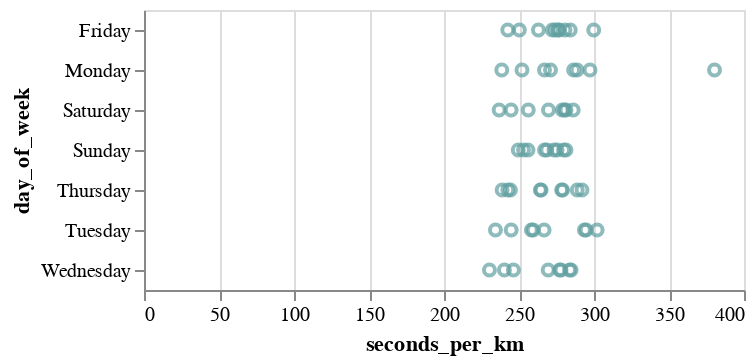

The code cell stored with this chart in its notebook:
### Code cell
alt.Chart(df).mark_point(color='#5f9ea0').encode(
    x='seconds_per_km',
    y='day_of_week'
)

### Figure 1 — Vega-Lite specification as saved in the notebook (floating-point values rounded to 4 significant figures)
{"$schema": "https://vega.github.io/schema/vega-lite/v5.17.0.json", "config": {"view": {"continuousHeight": 300, "continuousWidth": 300}}, "data": {"name": "data-b5e90de4fab0477a6d479abe6d38b620"}, "datasets": {"data-b5e90de4fab0477a6d479abe6d38b620": [{"avgPace(/meter)": 0.3787, "calories(kcal)": 71, "date": "2022-01-10 20:39", "day_of_week": "Monday", "distance(m)": 1191, "distance_rounded": 1, "maxPace(/meter)": 7.246, "minPace(/meter)": 0.2501, "seconds_per_km": 380.4, "speed_per_km": "06:20.35", "sportTime(s)": 453, "startTime": "2022-01-10T13:39:17+00:00", "type": 1}, {"avgPace(/meter)": 0.2878, "calories(kcal)": 60, "date": "2022-01-13 16:23", "day_of_week": "Thursday", "distance(m)": 1004, "distance_rounded": 1, "maxPace(/meter)": 2.342, "minPace(/meter)": 0.1982, "seconds_per_km": 288.8, "speed_per_km": "04:48.84", "sportTime(s)": 290, "startTime": "2022-01-13T09:23:16+00:00", "type": 1}, {"avgPace(/meter)": 0.2637, "calories(kcal)": 39, "date": "2022-02-03 17:41", "day_of_week": "Thursday", "distance(m)": 1001, "distance_rounded": 1, "maxPace(/meter)": 0.609, "minPace(/meter)": 0.1993, "seconds_per_km": 264.7, "speed_per_km": "04:24.74", "sportTime(s)": 265, "startTime": "2022-02-03T10:41:12+00:00", "type": 1}, {"avgPace(/meter)": 0.2803, "calories(kcal)": 50, "date": "2022-02-05 18:46", "day_of_week": "Saturday", "distance(m)": 1006, "distance_rounded": 1, "maxPace(/meter)": 0.6911, "minPace(/meter)": 0.229, "seconds_per_km": 281.3, "speed_per_km": "04:41.31", "sportTime(s)": 283, "startTime": "2022-02-05T11:46:47+00:00", "type": 1}, {"avgPace(/meter)": 0.2675, "calories(kcal)": 34, "date": "2022-02-06 18:36", "day_of_week": "Sunday", "distance(m)": 1013, "distance_rounded": 1, "maxPace(/meter)": 0.6361, "minPace(/meter)": 0.2325, "seconds_per_km": 268.5, "speed_per_km": "04:28.51", "sportTime(s)": 272, "startTime": "2022-02-06T11:36:48+00:00", "type": 1}, {"avgPace(/meter)": 0.26, "calories(kcal)": 39, "date": "2022-02-11 18:49", "day_of_week": "Friday", "distance(m)": 1004, "distance_rounded": 1, "maxPace(/meter)": 0.788, "minPace(/meter)": 0.198, "seconds_per_km": 262.9, "speed_per_km": "04:22.95", "sportTime(s)": 264, "startTime": "2022-02-11T11:49:54+00:00", "type": 1}, {"avgPace(/meter)": 0.2552, "calories(kcal)": 44, "date": "2022-02-12 18:25", "day_of_week": "Saturday", "distance(m)": 1011, "distance_rounded": 1, "maxPace(/meter)": 0.5571, "minPace(/meter)": 0.1928, "seconds_per_km": 256.2, "speed_per_km": "04:16.18", "sportTime(s)": 259, "startTime": "2022-02-12T11:25:02+00:00", "type": 1}, {"avgPace(/meter)": 0.255, "calories(kcal)": 37, "date": "2022-02-13 18:09", "day_of_week": "Sunday", "distance(m)": 1000, "distance_rounded": 1, "maxPace(/meter)": 0.576, "minPace(/meter)": 0.194, "seconds_per_km": 256, "speed_per_km": "04:16.00", "sportTime(s)": 256, "startTime": "2022-02-13T11:09:12+00:00", "type": 1}, {"avgPace(/meter)": 0.2854, "calories(kcal)": 43, "date": "2022-02-14 18:50", "day_of_week": "Monday", "distance(m)": 1002, "distance_rounded": 1, "maxPace(/meter)": 0.7446, "minPace(/meter)": 0.2587, "seconds_per_km": 286.4, "speed_per_km": "04:46.43", "sportTime(s)": 287, "startTime": "2022-02-14T11:50:09+00:00", "type": 1}, {"avgPace(/meter)": 0.2827, "calories(kcal)": 60, "date": "2022-02-16 18:12", "day_of_week": "Wednesday", "distance(m)": 1001, "distance_rounded": 1, "maxPace(/meter)": 2.165, "minPace(/meter)": 0.1834, "seconds_per_km": 283.7, "speed_per_km": "04:43.72", "sportTime(s)": 284, "startTime": "2022-02-16T11:12:40+00:00", "type": 1}, {"avgPace(/meter)": 0.2793, "calories(kcal)": 55, "date": "2022-03-05 07:10", "day_of_week": "Saturday", "distance(m)": 1006, "distance_rounded": 1, "maxPace(/meter)": 0.6154, "minPace(/meter)": 0.2083, "seconds_per_km": 280.3, "speed_per_km": "04:40.32", "sportTime(s)": 282, "startTime": "2022-03-05T00:10:22+00:00", "type": 1}, {"avgPace(/meter)": 0.2796, "calories(kcal)": 47, "date": "2022-03-18 18:26", "day_of_week": "Friday", "distance(m)": 1005, "distance_rounded": 1, "maxPace(/meter)": 0.8749, "minPace(/meter)": 0.2372, "seconds_per_km": 280.6, "speed_per_km": "04:40.60", "sportTime(s)": 282, "startTime": "2022-03-18T11:26:11+00:00", "type": 1}, {"avgPace(/meter)": 0.2964, "calories(kcal)": 57, "date": "2022-03-28 18:45", "day_of_week": "Monday", "distance(m)": 1046, "distance_rounded": 1, "maxPace(/meter)": 0.639, "minPace(/meter)": 0.2149, "seconds_per_km": 297.3, "speed_per_km": "04:57.32", "sportTime(s)": 311, "startTime": "2022-03-28T11:45:13+00:00", "type": 1}, {"avgPace(/meter)": 0.3011, "calories(kcal)": 57, "date": "2022-03-29 19:02", "day_of_week": "Tuesday", "distance(m)": 1003, "distance_rounded": 1, "maxPace(/meter)": 0.6835, "minPace(/meter)": 0.2301, "seconds_per_km": 302.1, "speed_per_km": "05:2.09", "sportTime(s)": 303, "startTime": "2022-03-29T12:02:25+00:00", "type": 1}, {"avgPace(/meter)": 0.2837, "calories(kcal)": 49, "date": "2022-03-30 18:52", "day_of_week": "Wednesday", "distance(m)": 1001, "distance_rounded": 1, "maxPace(/meter)": 0.4753, "minPace(/meter)": 0.1658, "seconds_per_km": 284.7, "speed_per_km": "04:44.72", "sportTime(s)": 285, "startTime": "2022-03-30T11:52:16+00:00", "type": 1}, {"avgPace(/meter)": 0.27, "calories(kcal)": 48, "date": "2022-04-04 17:57", "day_of_week": "Monday", "distance(m)": 1000, "distance_rounded": 1, "maxPace(/meter)": 0.7117, "minPace(/meter)": 0.2248, "seconds_per_km": 271, "speed_per_km": "04:31.00", "sportTime(s)": 271, "startTime": "2022-04-04T10:57:56+00:00", "type": 1}, {"avgPace(/meter)": 0.273, "calories(kcal)": 51, "date": "2022-04-08 18:39", "day_of_week": "Friday", "distance(m)": 1000, "distance_rounded": 1, "maxPace(/meter)": 0.6707, "minPace(/meter)": 0.2315, "seconds_per_km": 274, "speed_per_km": "04:34.00", "sportTime(s)": 274, "startTime": "2022-04-08T11:39:28+00:00", "type": 1}, {"avgPace(/meter)": 0.2744, "calories(kcal)": 45, "date": "2022-04-10 18:41", "day_of_week": "Sunday", "distance(m)": 1006, "distance_rounded": 1, "maxPace(/meter)": 0.6873, "minPace(/meter)": 0.2137, "seconds_per_km": 275.3, "speed_per_km": "04:35.35", "sportTime(s)": 277, "startTime": "2022-04-10T11:41:58+00:00", "type": 1}, {"avgPace(/meter)": 0.277, "calories(kcal)": 44, "date": "2022-04-13 17:48", "day_of_week": "Wednesday", "distance(m)": 1000, "distance_rounded": 1, "maxPace(/meter)": 0.7634, "minPace(/meter)": 0.2038, "seconds_per_km": 278, "speed_per_km": "04:38.00", "sportTime(s)": 278, "startTime": "2022-04-13T10:48:11+00:00", "type": 1}, {"avgPace(/meter)": 0.2756, "calories(kcal)": 39, "date": "2022-04-15 16:54", "day_of_week": "Friday", "distance(m)": 1005, "distance_rounded": 1, "maxPace(/meter)": 0.7968, "minPace(/meter)": 0.244, "seconds_per_km": 276.6, "speed_per_km": "04:36.62", "sportTime(s)": 278, "startTime": "2022-04-15T09:54:21+00:00", "type": 1}, {"avgPace(/meter)": 0.2939, "calories(kcal)": 62, "date": "2022-04-26 18:40", "day_of_week": "Tuesday", "distance(m)": 1201, "distance_rounded": 1, "maxPace(/meter)": 1.115, "minPace(/meter)": 0.1997, "seconds_per_km": 294.8, "speed_per_km": "04:54.75", "sportTime(s)": 354, "startTime": "2022-04-26T11:40:21+00:00", "type": 1}, {"avgPace(/meter)": 0.2685, "calories(kcal)": 48, "date": "2022-04-27 18:31", "day_of_week": "Wednesday", "distance(m)": 1002, "distance_rounded": 1, "maxPace(/meter)": 0.6803, "minPace(/meter)": 0.2187, "seconds_per_km": 269.5, "speed_per_km": "04:29.46", "sportTime(s)": 270, "startTime": "2022-04-27T11:31:56+00:00", "type": 1}, {"avgPace(/meter)": 0.2774, "calories(kcal)": 50, "date": "2022-04-28 17:37", "day_of_week": "Thursday", "distance(m)": 1002, "distance_rounded": 1, "maxPace(/meter)": 0.8052, "minPace(/meter)": 0.221, "seconds_per_km": 278.4, "speed_per_km": "04:38.44", "sportTime(s)": 279, "startTime": "2022-04-28T10:37:51+00:00", "type": 1}, {"avgPace(/meter)": 0.2974, "calories(kcal)": 89, "date": "2022-04-29 18:01", "day_of_week": "Friday", "distance(m)": 1651, "distance_rounded": 1, "maxPace(/meter)": 1.217, "minPace(/meter)": 0.2073, "seconds_per_km": 299.8, "speed_per_km": "04:59.82", "sportTime(s)": 495, "startTime": "2022-04-29T11:01:29+00:00", "type": 1}, {"avgPace(/meter)": 0.2803, "calories(kcal)": 41, "date": "2022-05-01 16:48", "day_of_week": "Sunday", "distance(m)": 1006, "distance_rounded": 1, "maxPace(/meter)": 0.8224, "minPace(/meter)": 0.2239, "seconds_per_km": 281.3, "speed_per_km": "04:41.31", "sportTime(s)": 283, "startTime": "2022-05-01T09:48:50+00:00", "type": 1}, {"avgPace(/meter)": 0.2761, "calories(kcal)": 42, "date": "2022-05-04 18:52", "day_of_week": "Wednesday", "distance(m)": 1007, "distance_rounded": 1, "maxPace(/meter)": 0.6135, "minPace(/meter)": 0.2112, "seconds_per_km": 277.1, "speed_per_km": "04:37.06", "sportTime(s)": 279, "startTime": "2022-05-04T11:52:29+00:00", "type": 1}, {"avgPace(/meter)": 0.291, "calories(kcal)": 52, "date": "2022-05-05 18:15", "day_of_week": "Thursday", "distance(m)": 1000, "distance_rounded": 1, "maxPace(/meter)": 0.7042, "minPace(/meter)": 0.216, "seconds_per_km": 292, "speed_per_km": "04:52.00", "sportTime(s)": 292, "startTime": "2022-05-05T11:15:38+00:00", "type": 1}, {"avgPace(/meter)": 0.2712, "calories(kcal)": 47, "date": "2022-05-06 17:16", "day_of_week": "Friday", "distance(m)": 1003, "distance_rounded": 1, "maxPace(/meter)": 0.7022, "minPace(/meter)": 0.2276, "seconds_per_km": 272.2, "speed_per_km": "04:32.18", "sportTime(s)": 273, "startTime": "2022-05-06T10:16:48+00:00", "type": 1}, {"avgPace(/meter)": 0.278, "calories(kcal)": 52, "date": "2022-05-07 16:47", "day_of_week": "Saturday", "distance(m)": 1040, "distance_rounded": 1, "maxPace(/meter)": 212, "minPace(/meter)": 0.2129, "seconds_per_km": 278.8, "speed_per_km": "04:38.85", "sportTime(s)": 290, "startTime": "2022-05-07T09:47:30+00:00", "type": 1}, {"avgPace(/meter)": 0.279, "calories(kcal)": 56, "date": "2022-05-08 18:24", "day_of_week": "Sunday", "distance(m)": 1026, "distance_rounded": 1, "maxPace(/meter)": 225, "minPace(/meter)": 0.2221, "seconds_per_km": 279.7, "speed_per_km": "04:39.73", "sportTime(s)": 287, "startTime": "2022-05-08T11:24:19+00:00", "type": 1}, {"avgPace(/meter)": 0.278, "calories(kcal)": 59, "date": "2022-05-12 18:36", "day_of_week": "Thursday", "distance(m)": 1007, "distance_rounded": 1, "maxPace(/meter)": 178, "minPace(/meter)": 0.1781, "seconds_per_km": 279.0, "speed_per_km": "04:39.05", "sportTime(s)": 281, "startTime": "2022-05-12T11:36:50+00:00", "type": 1}, {"avgPace(/meter)": 0.283, "calories(kcal)": 55, "date": "2022-05-13 18:36", "day_of_week": "Friday", "distance(m)": 1024, "distance_rounded": 1, "maxPace(/meter)": 201, "minPace(/meter)": 0.2015, "seconds_per_km": 284.2, "speed_per_km": "04:44.18", "sportTime(s)": 291, "startTime": "2022-05-13T11:36:23+00:00", "type": 1}, {"avgPace(/meter)": 0.273, "calories(kcal)": 51, "date": "2022-05-15 18:36", "day_of_week": "Sunday", "distance(m)": 1028, "distance_rounded": 1, "maxPace(/meter)": 197, "minPace(/meter)": 0.1974, "seconds_per_km": 273.3, "speed_per_km": "04:33.35", "sportTime(s)": 281, "startTime": "2022-05-15T11:36:24+00:00", "type": 1}, {"avgPace(/meter)": 0.288, "calories(kcal)": 63, "date": "2022-05-16 18:31", "day_of_week": "Monday", "distance(m)": 1046, "distance_rounded": 1, "maxPace(/meter)": 210, "minPace(/meter)": 0.2106, "seconds_per_km": 288.7, "speed_per_km": "04:48.72", "sportTime(s)": 302, "startTime": "2022-05-16T11:31:34+00:00", "type": 1}, {"avgPace(/meter)": 0.293, "calories(kcal)": 63, "date": "2022-05-17 18:15", "day_of_week": "Tuesday", "distance(m)": 1049, "distance_rounded": 1, "maxPace(/meter)": 237, "minPace(/meter)": 0.2227, "seconds_per_km": 293.6, "speed_per_km": "04:53.61", "sportTime(s)": 308, "startTime": "2022-05-17T11:15:00+00:00", "type": 1}, {"avgPace(/meter)": 0.2841, "calories(kcal)": 50.03, "date": "2022-05-21 20:48", "day_of_week": "Saturday", "distance(m)": 1003, "distance_rounded": 1, "maxPace(/meter)": 0.6219, "minPace(/meter)": 0.2232, "seconds_per_km": 286.1, "speed_per_km": "04:46.14", "sportTime(s)": 287, "startTime": "2022-05-21T13:48:24+00:00", "type": 1}, {"avgPace(/meter)": 0.265, "calories(kcal)": 44.08, "date": "2022-05-22 17:22", "day_of_week": "Sunday", "distance(m)": 1000, "distance_rounded": 1, "maxPace(/meter)": 0.815, "minPace(/meter)": 0.2136, "seconds_per_km": 267, "speed_per_km": "04:27.00", "sportTime(s)": 267, "startTime": "2022-05-22T10:22:47+00:00", "type": 1}, {"avgPace(/meter)": 0.265, "calories(kcal)": 50.33, "date": "2022-05-23 18:46", "day_of_week": "Monday", "distance(m)": 1000, "distance_rounded": 1, "maxPace(/meter)": 0.668, "minPace(/meter)": 0.2187, "seconds_per_km": 267, "speed_per_km": "04:27.00", "sportTime(s)": 267, "startTime": "2022-05-23T11:46:59+00:00", "type": 1}, {"avgPace(/meter)": 0.2647, "calories(kcal)": 44.15, "date": "2022-05-24 18:54", "day_of_week": "Tuesday", "distance(m)": 1001, "distance_rounded": 1, "maxPace(/meter)": 0.9251, "minPace(/meter)": 0.2227, "seconds_per_km": 266.7, "speed_per_km": "04:26.73", "sportTime(s)": 267, "startTime": "2022-05-24T11:54:01+00:00", "type": 1}, {"avgPace(/meter)": 0.2353, "calories(kcal)": 40.81, "date": "2022-05-25 17:56", "day_of_week": "Wednesday", "distance(m)": 1003, "distance_rounded": 1, "maxPace(/meter)": 0.9066, "minPace(/meter)": 0.1197, "seconds_per_km": 240.3, "speed_per_km": "04:0.28", "sportTime(s)": 241, "startTime": "2022-05-25T10:56:04+00:00", "type": 1}, {"avgPace(/meter)": 0.2622, "calories(kcal)": 53.12, "date": "2022-05-26 17:17", "day_of_week": "Thursday", "distance(m)": 1003, "distance_rounded": 1, "maxPace(/meter)": 0.558, "minPace(/meter)": 0.1968, "seconds_per_km": 264.2, "speed_per_km": "04:24.21", "sportTime(s)": 265, "startTime": "2022-05-26T10:17:38+00:00", "type": 1}, {"avgPace(/meter)": 0.2742, "calories(kcal)": 43.04, "date": "2022-05-27 18:35", "day_of_week": "Friday", "distance(m)": 1003, "distance_rounded": 1, "maxPace(/meter)": 0.757, "minPace(/meter)": 0.2449, "seconds_per_km": 276.2, "speed_per_km": "04:36.17", "sportTime(s)": 277, "startTime": "2022-05-27T11:35:19+00:00", "type": 1}, {"avgPace(/meter)": 0.2677, "calories(kcal)": 51.33, "date": "2022-05-28 17:39", "day_of_week": "Saturday", "distance(m)": 1005, "distance_rounded": 1, "maxPace(/meter)": 0.6452, "minPace(/meter)": 0.2224, "seconds_per_km": 269.7, "speed_per_km": "04:29.65", "sportTime(s)": 271, "startTime": "2022-05-28T10:39:29+00:00", "type": 1}, {"avgPace(/meter)": 0.251, "calories(kcal)": 41, "date": "2022-05-29 18:19", "day_of_week": "Sunday", "distance(m)": 1000, "distance_rounded": 1, "maxPace(/meter)": 0.4274, "minPace(/meter)": 0.1839, "seconds_per_km": 253, "speed_per_km": "04:13.00", "sportTime(s)": 253, "startTime": "2022-05-29T11:19:12+00:00", "type": 1}, {"avgPace(/meter)": 0.25, "calories(kcal)": 48.92, "date": "2022-05-30 18:55", "day_of_week": "Monday", "distance(m)": 1004, "distance_rounded": 1, "maxPace(/meter)": 0.4058, "minPace(/meter)": 0.1746, "seconds_per_km": 252.0, "speed_per_km": "04:11.99", "sportTime(s)": 253, "startTime": "2022-05-30T11:55:16+00:00", "type": 1}, {"avgPace(/meter)": 0.2575, "calories(kcal)": 49.91, "date": "2022-05-31 18:42", "day_of_week": "Tuesday", "distance(m)": 1006, "distance_rounded": 1, "maxPace(/meter)": 0.5513, "minPace(/meter)": 0.203, "seconds_per_km": 259.4, "speed_per_km": "04:19.44", "sportTime(s)": 261, "startTime": "2022-05-31T11:42:33+00:00", "type": 1}, {"avgPace(/meter)": 0.2483, "calories(kcal)": 45.2, "date": "2022-06-03 18:03", "day_of_week": "Friday", "distance(m)": 1003, "distance_rounded": 1, "maxPace(/meter)": 0.8258, "minPace(/meter)": 0.1627, "seconds_per_km": 250.2, "speed_per_km": "04:10.25", "sportTime(s)": 251, "startTime": "2022-06-03T11:03:24+00:00", "type": 1}, {"avgPace(/meter)": 0.2428, "calories(kcal)": 51.81, "date": "2022-06-04 18:38", "day_of_week": "Saturday", "distance(m)": 1001, "distance_rounded": 1, "maxPace(/meter)": 0.5981, "minPace(/meter)": 0.2102, "seconds_per_km": 244.8, "speed_per_km": "04:4.76", "sportTime(s)": 245, "startTime": "2022-06-04T11:38:21+00:00", "type": 1}, {"avgPace(/meter)": 0.2348, "calories(kcal)": 30.82, "date": "2022-06-11 17:38", "day_of_week": "Saturday", "distance(m)": 1001, "distance_rounded": 1, "maxPace(/meter)": 0.5176, "minPace(/meter)": 0.1971, "seconds_per_km": 236.8, "speed_per_km": "03:56.76", "sportTime(s)": 237, "startTime": "2022-06-11T10:38:27+00:00", "type": 1}, {"avgPace(/meter)": 0.2475, "calories(kcal)": 51.79, "date": "2022-06-12 17:47", "day_of_week": "Sunday", "distance(m)": 1006, "distance_rounded": 1, "maxPace(/meter)": 0.6472, "minPace(/meter)": 0.2005, "seconds_per_km": 249.5, "speed_per_km": "04:9.50", "sportTime(s)": 251, "startTime": "2022-06-12T10:47:29+00:00", "type": 1}, {"avgPace(/meter)": 0.2562, "calories(kcal)": 56.05, "date": "2022-06-14 19:03", "day_of_week": "Tuesday", "distance(m)": 1003, "distance_rounded": 1, "maxPace(/meter)": 0.5627, "minPace(/meter)": 0.1935, "seconds_per_km": 258.2, "speed_per_km": "04:18.23", "sportTime(s)": 259, "startTime": "2022-06-14T12:03:23+00:00", "type": 1}, {"avgPace(/meter)": 0.2443, "calories(kcal)": 47.92, "date": "2022-06-15 18:46", "day_of_week": "Wednesday", "distance(m)": 1011, "distance_rounded": 1, "maxPace(/meter)": 0.5219, "minPace(/meter)": 0.1885, "seconds_per_km": 246.3, "speed_per_km": "04:6.29", "sportTime(s)": 249, "startTime": "2022-06-15T11:46:25+00:00", "type": 1}, {"avgPace(/meter)": 0.2405, "calories(kcal)": 33.65, "date": "2022-06-16 18:03", "day_of_week": "Thursday", "distance(m)": 1002, "distance_rounded": 1, "maxPace(/meter)": 0.5764, "minPace(/meter)": 0.1971, "seconds_per_km": 242.5, "speed_per_km": "04:2.51", "sportTime(s)": 243, "startTime": "2022-06-16T11:03:28+00:00", "type": 1}, {"avgPace(/meter)": 0.2405, "calories(kcal)": 48.66, "date": "2022-06-17 18:03", "day_of_week": "Friday", "distance(m)": 1002, "distance_rounded": 1, "maxPace(/meter)": 0.4713, "minPace(/meter)": 0.1802, "seconds_per_km": 242.5, "speed_per_km": "04:2.51", "sportTime(s)": 243, "startTime": "2022-06-17T11:03:58+00:00", "type": 1}, {"avgPace(/meter)": 0.2428, "calories(kcal)": 45, "date": "2022-06-21 19:23", "day_of_week": "Tuesday", "distance(m)": 1009, "distance_rounded": 1, "maxPace(/meter)": 0.5322, "minPace(/meter)": 0.1881, "seconds_per_km": 244.8, "speed_per_km": "04:4.80", "sportTime(s)": 247, "startTime": "2022-06-21T12:23:33+00:00", "type": 1}, {"avgPace(/meter)": 0.2423, "calories(kcal)": 49.76, "date": "2022-06-23 18:16", "day_of_week": "Thursday", "distance(m)": 1003, "distance_rounded": 1, "maxPace(/meter)": 0.627, "minPace(/meter)": 0.1883, "seconds_per_km": 244.3, "speed_per_km": "04:4.27", "sportTime(s)": 245, "startTime": "2022-06-23T11:16:47+00:00", "type": 1}, {"avgPace(/meter)": 0.2365, "calories(kcal)": 48.67, "date": "2022-06-27 18:45", "day_of_week": "Monday", "distance(m)": 1002, "distance_rounded": 1, "maxPace(/meter)": 0.6246, "minPace(/meter)": 0.1815, "seconds_per_km": 238.5, "speed_per_km": "03:58.52", "sportTime(s)": 239, "startTime": "2022-06-27T11:45:38+00:00", "type": 1}, {"avgPace(/meter)": 0.2323, "calories(kcal)": 39.65, "date": "2022-06-28 18:07", "day_of_week": "Tuesday", "distance(m)": 1003, "distance_rounded": 1, "maxPace(/meter)": 0.4755, "minPace(/meter)": 0.1836, "seconds_per_km": 234.3, "speed_per_km": "03:54.30", "sportTime(s)": 235, "startTime": "2022-06-28T11:07:21+00:00", "type": 1}, {"avgPace(/meter)": 0.2283, "calories(kcal)": 33.62, "date": "2022-06-29 19:02", "day_of_week": "Wednesday", "distance(m)": 1003, "distance_rounded": 1, "maxPace(/meter)": 0.5453, "minPace(/meter)": 0.1936, "seconds_per_km": 230.3, "speed_per_km": "03:50.31", "sportTime(s)": 231, "startTime": "2022-06-29T12:02:34+00:00", "type": 1}, {"avgPace(/meter)": 0.2368, "calories(kcal)": 36.82, "date": "2022-06-30 19:31", "day_of_week": "Thursday", "distance(m)": 1001, "distance_rounded": 1, "maxPace(/meter)": 0.6545, "minPace(/meter)": 0.1648, "seconds_per_km": 238.8, "speed_per_km": "03:58.76", "sportTime(s)": 239, "startTime": "2022-06-30T12:31:18+00:00", "type": 1}]}, "encoding": {"x": {"field": "seconds_per_km", "type": "quantitative"}, "y": {"field": "day_of_week", "type": "nominal"}}, "mark": {"color": "#5f9ea0", "type": "point"}}
